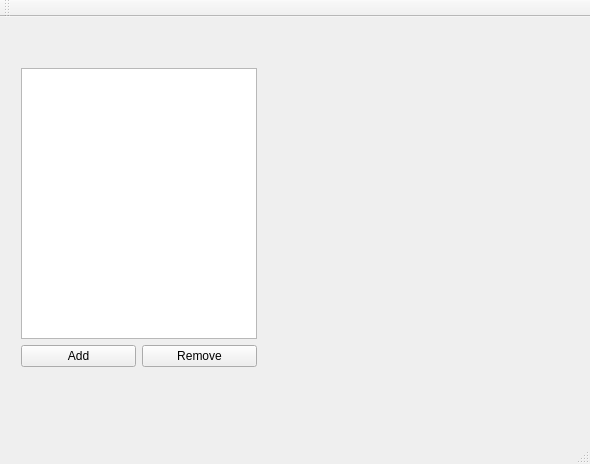
<?xml version="1.0" encoding="UTF-8"?>
<ui version="4.0">
 <class>MainWindow</class>
 <widget class="QMainWindow" name="MainWindow">
  <property name="geometry">
   <rect>
    <x>0</x>
    <y>0</y>
    <width>590</width>
    <height>464</height>
   </rect>
  </property>
  <property name="windowTitle">
   <string>MainWindow</string>
  </property>
  <property name="locale">
   <locale language="English" country="UnitedStates"/>
  </property>
  <widget class="QWidget" name="centralWidget">
   <widget class="QWidget" name="verticalLayoutWidget">
    <property name="geometry">
     <rect>
      <x>10</x>
      <y>40</y>
      <width>258</width>
      <height>321</height>
     </rect>
    </property>
    <layout class="QVBoxLayout" name="verticalLayout" stretch="0,0">
     <property name="sizeConstraint">
      <enum>QLayout::SetDefaultConstraint</enum>
     </property>
     <item>
      <widget class="QListView" name="listView">
       <property name="sizePolicy">
        <sizepolicy hsizetype="MinimumExpanding" vsizetype="MinimumExpanding">
         <horstretch>0</horstretch>
         <verstretch>0</verstretch>
        </sizepolicy>
       </property>
       <property name="dragDropMode">
        <enum>QAbstractItemView::DragDrop</enum>
       </property>
       <property name="selectionMode">
        <enum>QAbstractItemView::ExtendedSelection</enum>
       </property>
       <property name="resizeMode">
        <enum>QListView::Adjust</enum>
       </property>
       <property name="viewMode">
        <enum>QListView::IconMode</enum>
       </property>
      </widget>
     </item>
     <item>
      <layout class="QHBoxLayout" name="horizontalLayout" stretch="0,0">
       <item>
        <widget class="QPushButton" name="pushButton_Add">
         <property name="cursor">
          <cursorShape>PointingHandCursor</cursorShape>
         </property>
         <property name="text">
          <string>Add</string>
         </property>
        </widget>
       </item>
       <item>
        <widget class="QPushButton" name="pushButton_Remove">
         <property name="text">
          <string>Remove</string>
         </property>
        </widget>
       </item>
      </layout>
     </item>
    </layout>
   </widget>
  </widget>
  <widget class="QMenuBar" name="menuBar">
   <property name="geometry">
    <rect>
     <x>0</x>
     <y>0</y>
     <width>590</width>
     <height>24</height>
    </rect>
   </property>
  </widget>
  <widget class="QToolBar" name="mainToolBar">
   <attribute name="toolBarArea">
    <enum>TopToolBarArea</enum>
   </attribute>
   <attribute name="toolBarBreak">
    <bool>false</bool>
   </attribute>
  </widget>
  <widget class="QStatusBar" name="statusBar"/>
 </widget>
 <layoutdefault spacing="6" margin="11"/>
 <resources/>
 <connections/>
</ui>
